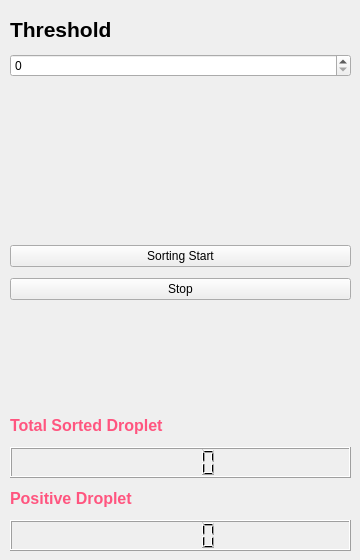
    <widget class="QWidget" name="sorting_tab">
     <attribute name="title">
      <string>Auto Sorting</string>
     </attribute>
     <widget class="QWidget" name="layoutWidget">
      <property name="geometry">
       <rect>
        <x>10</x>
        <y>12</y>
        <width>341</width>
        <height>65</height>
       </rect>
      </property>
      <layout class="QVBoxLayout" name="verticalLayout">
       <item>
        <widget class="QLabel" name="label_3">
         <property name="text">
          <string>&lt;html&gt;&lt;head/&gt;&lt;body&gt;&lt;p&gt;&lt;span style=&quot; font-size:16pt; font-weight:600;&quot;&gt;Threshold&lt;/span&gt;&lt;/p&gt;&lt;/body&gt;&lt;/html&gt;</string>
         </property>
        </widget>
       </item>
       <item>
        <widget class="QSpinBox" name="spinBox"/>
       </item>
      </layout>
     </widget>
     <widget class="QWidget" name="layoutWidget">
      <property name="geometry">
       <rect>
        <x>10</x>
        <y>240</y>
        <width>341</width>
        <height>65</height>
       </rect>
      </property>
      <layout class="QVBoxLayout" name="verticalLayout_2">
       <item>
        <widget class="QPushButton" name="pushButton_5">
         <property name="text">
          <string>Sorting Start</string>
         </property>
        </widget>
       </item>
       <item>
        <widget class="QPushButton" name="pushButton_6">
         <property name="text">
          <string>Stop</string>
         </property>
        </widget>
       </item>
      </layout>
     </widget>
     <widget class="QWidget" name="layoutWidget">
      <property name="geometry">
       <rect>
        <x>10</x>
        <y>410</y>
        <width>341</width>
        <height>141</height>
       </rect>
      </property>
      <layout class="QVBoxLayout" name="verticalLayout_3">
       <item>
        <widget class="QLabel" name="label_4">
         <property name="text">
          <string>&lt;html&gt;&lt;head/&gt;&lt;body&gt;&lt;p&gt;&lt;span style=&quot; font-size:12pt; font-weight:600; color:#ff557f;&quot;&gt;Total Sorted Droplet&lt;/span&gt;&lt;/p&gt;&lt;/body&gt;&lt;/html&gt;</string>
         </property>
        </widget>
       </item>
       <item>
        <widget class="QLCDNumber" name="lcdNumber"/>
       </item>
       <item>
        <widget class="QLabel" name="label_5">
         <property name="text">
          <string>&lt;html&gt;&lt;head/&gt;&lt;body&gt;&lt;p&gt;&lt;span style=&quot; font-size:12pt; font-weight:600; color:#ff557f;&quot;&gt;Positive Droplet&lt;/span&gt;&lt;/p&gt;&lt;/body&gt;&lt;/html&gt;</string>
         </property>
        </widget>
       </item>
       <item>
        <widget class="QLCDNumber" name="lcdNumber_2"/>
       </item>
      </layout>
     </widget>
    </widget>
